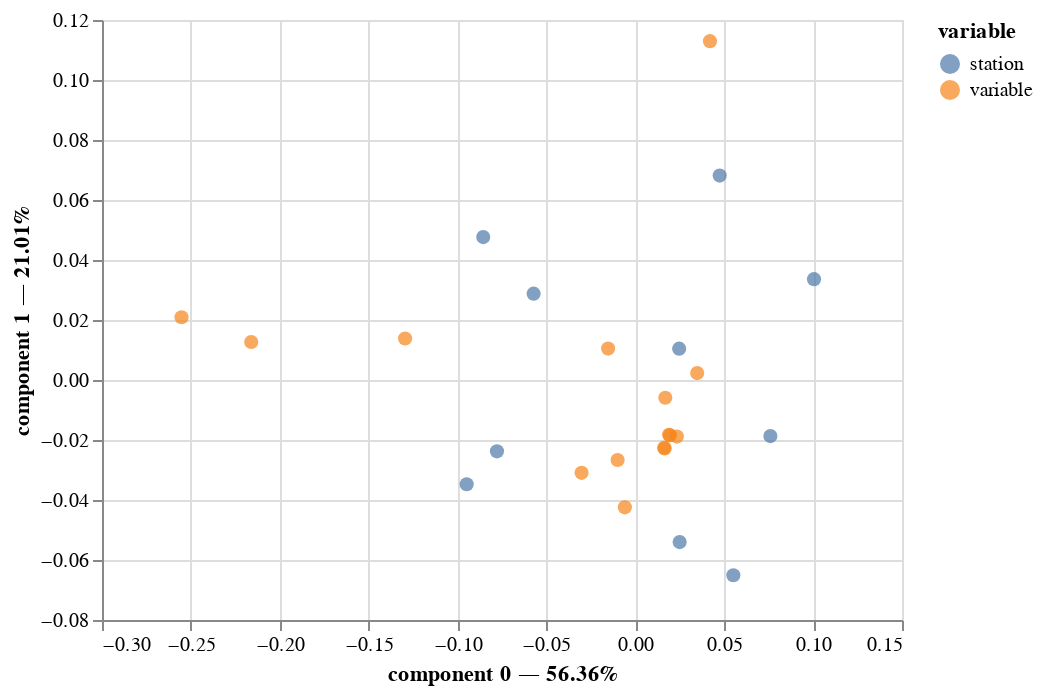

The notebook cell saved with this chart:
### Code cell
ca = prince.CA(n_components=2)
ca = ca.fit(gp_unstacked)
ca.plot(gp_unstacked)

### Figure 1 — Vega-Lite specification as saved in the notebook (floating-point values rounded to 4 significant figures)
{"config": {"view": {"continuousWidth": 400, "continuousHeight": 300}}, "data": {"name": "data-570e9e2f41ad090feebe844895eb4e39"}, "mark": {"type": "circle", "size": 50}, "encoding": {"color": {"field": "variable", "type": "nominal"}, "tooltip": [{"field": "variable", "type": "nominal"}, {"field": "value", "type": "nominal"}, {"field": "component 0", "type": "quantitative"}, {"field": "component 1", "type": "quantitative"}], "x": {"axis": {"title": "component 0 — 56.36%"}, "field": "component 0", "scale": {"zero": false}, "type": "quantitative"}, "y": {"axis": {"title": "component 1 — 21.01%"}, "field": "component 1", "scale": {"zero": false}, "type": "quantitative"}}, "selection": {"selector001": {"type": "interval", "bind": "scales", "encodings": ["x", "y"]}}, "$schema": "https://vega.github.io/schema/vega-lite/v4.17.0.json", "datasets": {"data-570e9e2f41ad090feebe844895eb4e39": [{"component 0": 0.02493, "component 1": -0.05403, "variable": "station", "value": "Centro"}, {"component 0": 0.07598, "component 1": -0.0187, "variable": "station", "value": "Noreste"}, {"component 0": 0.02465, "component 1": 0.01045, "variable": "station", "value": "Noroeste"}, {"component 0": -0.07783, "component 1": -0.02378, "variable": "station", "value": "Norte"}, {"component 0": -0.09487, "component 1": -0.03474, "variable": "station", "value": "Norte2"}, {"component 0": 0.04745, "component 1": 0.06813, "variable": "station", "value": "Sur"}, {"component 0": -0.05721, "component 1": 0.02879, "variable": "station", "value": "Sureste2"}, {"component 0": 0.1005, "component 1": 0.03361, "variable": "station", "value": "Sureste3"}, {"component 0": -0.08556, "component 1": 0.04763, "variable": "station", "value": "Suroeste"}, {"component 0": 0.05513, "component 1": -0.06509, "variable": "station", "value": "Suroeste2"}, {"component 0": 0.0234, "component 1": -0.01887, "variable": "variable", "value": "BP"}, {"component 0": 0.01617, "component 1": -0.02262, "variable": "variable", "value": "CO"}, {"component 0": -0.2161, "component 1": 0.01265, "variable": "variable", "value": "NO"}, {"component 0": -0.1295, "component 1": 0.01383, "variable": "variable", "value": "NO2"}, {"component 0": -0.2553, "component 1": 0.02092, "variable": "variable", "value": "NOX"}, {"component 0": 0.01686, "component 1": -0.005925, "variable": "variable", "value": "O3"}, {"component 0": -0.009971, "component 1": -0.02666, "variable": "variable", "value": "PM10"}, {"component 0": -0.005885, "component 1": -0.04244, "variable": "variable", "value": "PM2_5"}, {"component 0": 0.01897, "component 1": -0.01828, "variable": "variable", "value": "RF"}, {"component 0": 0.03479, "component 1": 0.002303, "variable": "variable", "value": "RH"}, {"component 0": -0.01532, "component 1": 0.01046, "variable": "variable", "value": "SO2"}, {"component 0": 0.01947, "component 1": -0.01844, "variable": "variable", "value": "SR"}, {"component 0": 0.01654, "component 1": -0.02281, "variable": "variable", "value": "T"}, {"component 0": 0.04198, "component 1": 0.1129, "variable": "variable", "value": "WD"}, {"component 0": -0.03024, "component 1": -0.03094, "variable": "variable", "value": "WV"}]}}
